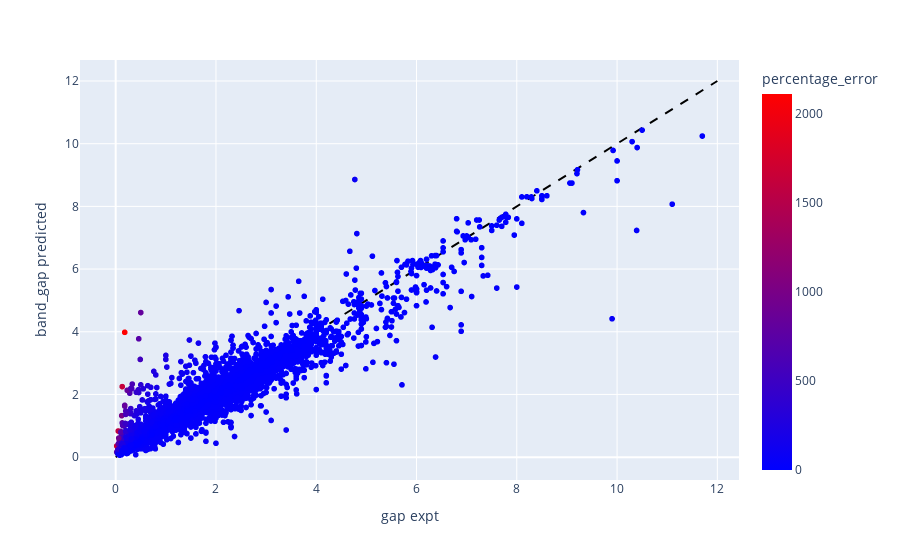

The cell this chart's notebook holds for it:
### Code cell
import plotly.express as px
import plotly.graph_objects as go 

refrence_line = go.Scatter(
    x=[0, 12],
    y=[0,12] ,
    line=dict(color='black', dash='dash'),
    mode="lines",
    showlegend=False
)

fig = px.scatter(
    bg_data_cleaned,
    x="gap expt",
    y="band_gap predicted",
    hover_name="formula",
    color='percentage_error',
    color_continuous_scale=px.colors.sequential.Bluered
)

fig.add_trace(refrence_line)
fig.show()

### Figure 1 — Plotly figure (JSON) as saved in the notebook; plotly's stock layout.template omitted (floating-point values rounded to 4 significant figures; data arrays with more than 128 entries replaced by an {"elided": "..."} marker saying what was removed)
{"data": [{"hovertemplate": "<b>%{hovertext}</b><br><br>gap expt=%{x}<br>band_gap predicted=%{y}<br>percentage_error=%{marker.color}<extra></extra>", "hovertext": {"elided": "3895 str values"}, "legendgroup": "", "marker": {"color": {"elided": "3895 float values"}, "coloraxis": "coloraxis", "symbol": "circle"}, "mode": "markers", "name": "", "showlegend": false, "type": "scattergl", "x": {"elided": "3895 float values"}, "xaxis": "x", "y": {"elided": "3895 float values"}, "yaxis": "y"}, {"line": {"color": "black", "dash": "dash"}, "mode": "lines", "showlegend": false, "type": "scatter", "x": [0, 12], "y": [0, 12]}], "layout": {"coloraxis": {"colorbar": {"title": {"text": "percentage_error"}}, "colorscale": [[0, "rgb(0,0,255)"], [1, "rgb(255,0,0)"]]}, "legend": {"tracegroupgap": 0}, "margin": {"t": 60}, "xaxis": {"anchor": "y", "domain": [0, 1], "title": {"text": "gap expt"}}, "yaxis": {"anchor": "x", "domain": [0, 1], "title": {"text": "band_gap predicted"}}}}
